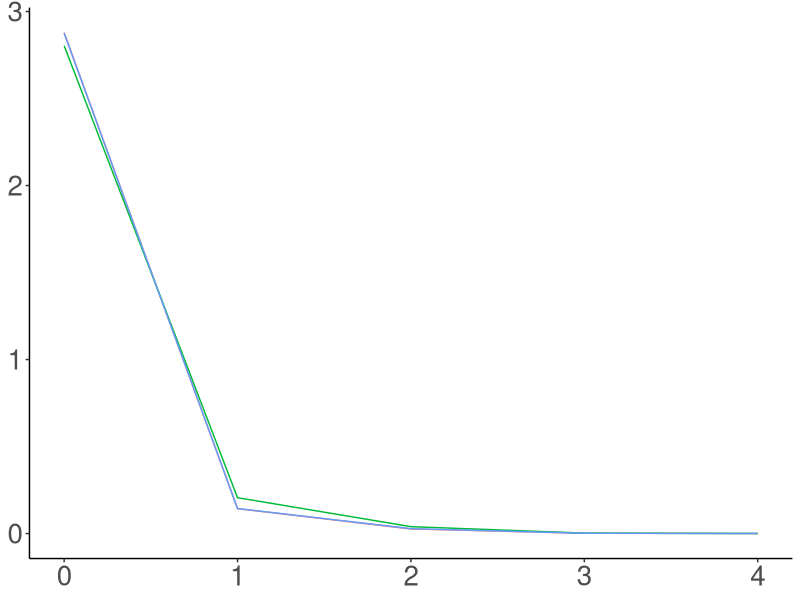
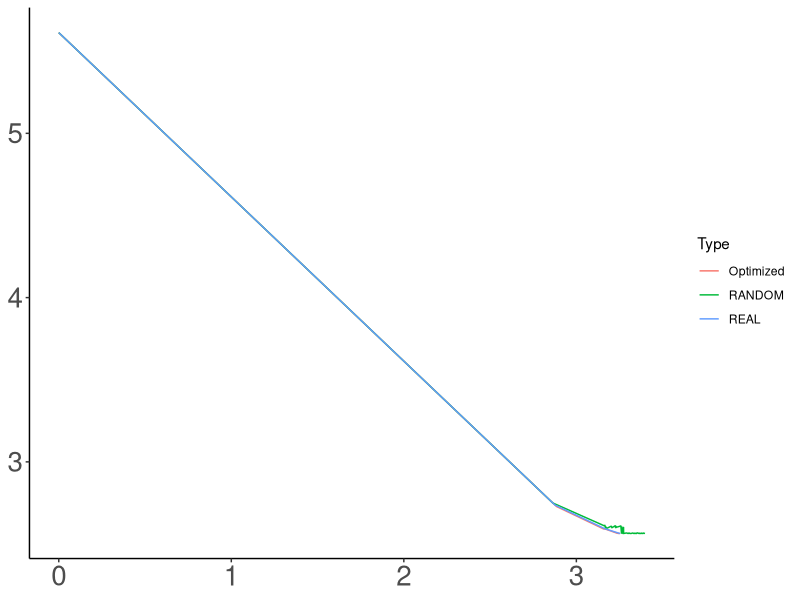
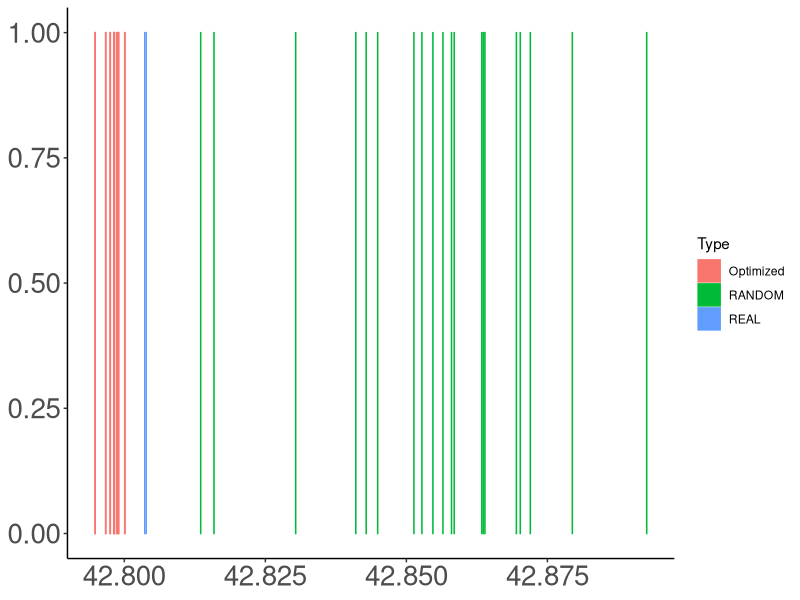
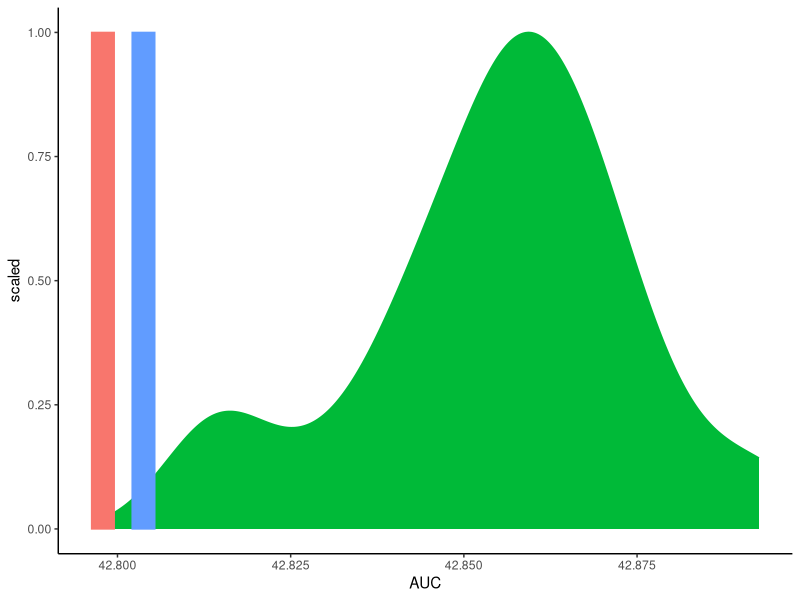

The R script that drew these images, in order:
library(tidyr)
library(dplyr)
library(ggplot2)

######################################

data = read.csv("results.tsv", sep="\t")


data = data %>% filter(Script == "forWords_Japanese_RandomOrder_Normalized_FullData.py")


data$Type = ifelse(data$Model %in% c("REAL", "RANDOM", "REVERSE"), as.character(data$Model), "Optimized")

data_ = data %>% group_by(Distance, Type) %>% summarise(MI=median(MI))
data_ = data_ %>% filter(Distance < 5)
plot = ggplot(data_, aes(x=Distance, y=MI, color=Type)) + geom_line() #size=2)
plot = plot + theme_bw()
plot = plot + theme(axis.title.x=element_blank(), axis.title.y=element_blank(), axis.text = element_text(size=20))
plot = plot + theme(panel.grid.major = element_blank(), panel.grid.minor = element_blank(), panel.background = element_blank(), legend.position="none")
plot = plot + theme(axis.line = element_line(colour = "black"),
            panel.grid.major = element_blank(),
                panel.grid.minor = element_blank(),
                panel.border = element_blank(),
                    panel.background = element_blank())
ggsave(plot, file=paste("figures/Japanese-suffixes-byMorphemes-it.pdf", sep=""), height=4, width=4)



plot = ggplot(data, aes(x=Memory, y=Surprisal, color=Type)) + geom_line() #size=2)
plot = plot + theme_bw()
plot = plot + theme(axis.title.x=element_blank(), axis.title.y=element_blank(), axis.text = element_text(size=20))
plot = plot + theme(panel.grid.major = element_blank(), panel.grid.minor = element_blank(), panel.background = element_blank()) #, legend.position="none")
plot = plot + theme(axis.line = element_line(colour = "black"),
            panel.grid.major = element_blank(),
                panel.grid.minor = element_blank(),
                panel.border = element_blank(),
                    panel.background = element_blank())
ggsave(plot, file=paste("figures/Japanese-suffixes-byMorphemes-memsurp.pdf", sep=""), height=4, width=4)


######################################

data = read.csv("results_auc.tsv", sep="\t")

data = data %>% filter(Script == "forWords_Japanese_RandomOrder_Normalized_FullData.py")


data$Type = ifelse(data$Model %in% c("REAL", "RANDOM", "REVERSE"), as.character(data$Model), "Optimized")

plot = ggplot(data, aes(x=AUC, y=1, color=Type, fill=Type)) + geom_bar(stat="identity") #size=2)
plot = plot + theme_bw()
plot = plot + theme(axis.title.x=element_blank(), axis.title.y=element_blank(), axis.text = element_text(size=20))
plot = plot + theme(panel.grid.major = element_blank(), panel.grid.minor = element_blank(), panel.background = element_blank()) #, legend.position="none")
plot = plot + theme(axis.line = element_line(colour = "black"),
            panel.grid.major = element_blank(),
                panel.grid.minor = element_blank(),
                panel.border = element_blank(),
                    panel.background = element_blank())
ggsave(plot, file=paste("figures/Japanese-suffixes-byMorphemes-auc.pdf", sep=""), height=4, width=4)

barWidth = (max(data$AUC) - min(data$AUC))/30

plot = ggplot(data, aes(x=AUC, fill=Type, color=Type))
plot = plot + theme_classic()
plot = plot + theme(legend.position="none")
plot = plot + geom_density(data= data%>%filter(Type == "RANDOM"), aes(y=..scaled..)) 
plot = plot + geom_bar(data = data %>% filter(!(Type %in% c("RANDOM"))) %>% group_by(Type) %>% summarise(AUC=mean(AUC)) %>% mutate(y=1),  aes(y=y, group=Type), width=barWidth, stat="identity", position = position_dodge())
ggsave(plot, file=paste("figures/Japanese-suffixes-byMorphemes-auc-hist.pdf", sep=""), height=4, width=4)



